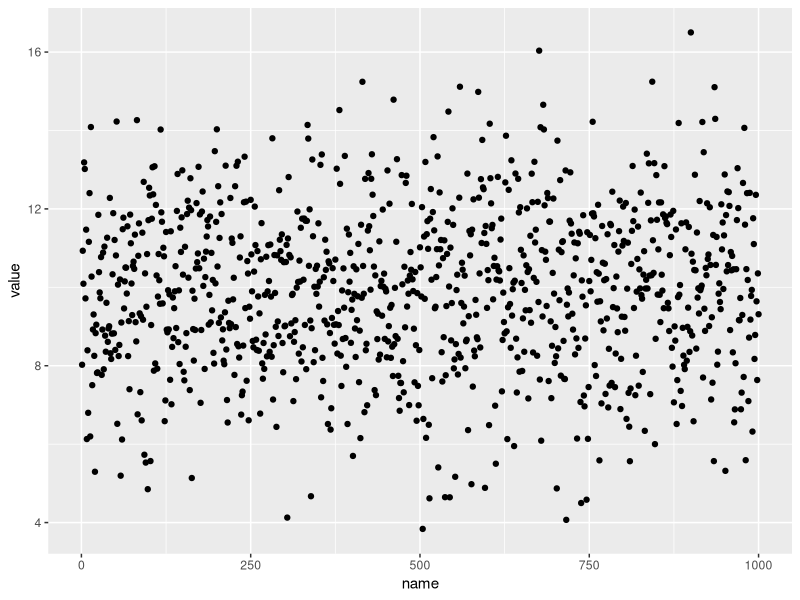

R code for this plot:
## ---- chunk 1
library(tidyverse)
rnorm(1000,10,2) %>% enframe() %>% ggplot(aes(x=name, y = value))+geom_point()

